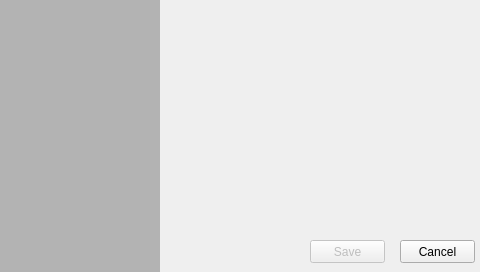
<?xml version="1.0" encoding="UTF-8"?>
<ui version="4.0">
 <class>QListSaveClass</class>
 <widget class="QDialog" name="QListSaveClass">
  <property name="geometry">
   <rect>
    <x>0</x>
    <y>0</y>
    <width>480</width>
    <height>272</height>
   </rect>
  </property>
  <property name="sizePolicy">
   <sizepolicy hsizetype="Fixed" vsizetype="Fixed">
    <horstretch>0</horstretch>
    <verstretch>0</verstretch>
   </sizepolicy>
  </property>
  <property name="minimumSize">
   <size>
    <width>480</width>
    <height>272</height>
   </size>
  </property>
  <property name="maximumSize">
   <size>
    <width>480</width>
    <height>272</height>
   </size>
  </property>
  <property name="windowTitle">
   <string>Save File</string>
  </property>
  <widget class="QLabel" name="pic1Label">
   <property name="geometry">
    <rect>
     <x>0</x>
     <y>0</y>
     <width>480</width>
     <height>272</height>
    </rect>
   </property>
   <property name="sizePolicy">
    <sizepolicy hsizetype="Fixed" vsizetype="Fixed">
     <horstretch>0</horstretch>
     <verstretch>0</verstretch>
    </sizepolicy>
   </property>
   <property name="minimumSize">
    <size>
     <width>480</width>
     <height>272</height>
    </size>
   </property>
   <property name="maximumSize">
    <size>
     <width>480</width>
     <height>272</height>
    </size>
   </property>
   <property name="contextMenuPolicy">
    <enum>Qt::DefaultContextMenu</enum>
   </property>
   <property name="text">
    <string/>
   </property>
   <property name="pixmap">
    <pixmap resource="pcsp.qrc">:/../../Resources/Resources/pic1.png</pixmap>
   </property>
  </widget>
  <widget class="QListWidget" name="icon0List">
   <property name="geometry">
    <rect>
     <x>0</x>
     <y>0</y>
     <width>160</width>
     <height>272</height>
    </rect>
   </property>
   <property name="sizePolicy">
    <sizepolicy hsizetype="Preferred" vsizetype="Maximum">
     <horstretch>0</horstretch>
     <verstretch>0</verstretch>
    </sizepolicy>
   </property>
   <property name="minimumSize">
    <size>
     <width>160</width>
     <height>272</height>
    </size>
   </property>
   <property name="maximumSize">
    <size>
     <width>160</width>
     <height>272</height>
    </size>
   </property>
   <property name="palette">
    <palette>
     <active>
      <colorrole role="Base">
       <brush brushstyle="SolidPattern">
        <color alpha="64">
         <red>0</red>
         <green>0</green>
         <blue>0</blue>
        </color>
       </brush>
      </colorrole>
     </active>
     <inactive>
      <colorrole role="Base">
       <brush brushstyle="SolidPattern">
        <color alpha="64">
         <red>0</red>
         <green>0</green>
         <blue>0</blue>
        </color>
       </brush>
      </colorrole>
     </inactive>
     <disabled>
      <colorrole role="Base">
       <brush brushstyle="SolidPattern">
        <color alpha="255">
         <red>240</red>
         <green>240</green>
         <blue>240</blue>
        </color>
       </brush>
      </colorrole>
     </disabled>
    </palette>
   </property>
   <property name="frameShape">
    <enum>QFrame::NoFrame</enum>
   </property>
   <property name="frameShadow">
    <enum>QFrame::Raised</enum>
   </property>
   <property name="lineWidth">
    <number>0</number>
   </property>
   <property name="verticalScrollBarPolicy">
    <enum>Qt::ScrollBarAlwaysOff</enum>
   </property>
   <property name="horizontalScrollBarPolicy">
    <enum>Qt::ScrollBarAlwaysOff</enum>
   </property>
   <property name="autoScrollMargin">
    <number>82</number>
   </property>
   <property name="showDropIndicator" stdset="0">
    <bool>false</bool>
   </property>
   <property name="iconSize">
    <size>
     <width>144</width>
     <height>80</height>
    </size>
   </property>
   <property name="textElideMode">
    <enum>Qt::ElideNone</enum>
   </property>
   <property name="verticalScrollMode">
    <enum>QAbstractItemView::ScrollPerPixel</enum>
   </property>
   <property name="horizontalScrollMode">
    <enum>QAbstractItemView::ScrollPerPixel</enum>
   </property>
   <property name="layoutMode">
    <enum>QListView::Batched</enum>
   </property>
   <property name="spacing">
    <number>4</number>
   </property>
   <property name="viewMode">
    <enum>QListView::IconMode</enum>
   </property>
   <property name="uniformItemSizes">
    <bool>true</bool>
   </property>
   <property name="batchSize">
    <number>6</number>
   </property>
  </widget>
  <widget class="QPushButton" name="saveButton">
   <property name="enabled">
    <bool>false</bool>
   </property>
   <property name="geometry">
    <rect>
     <x>310</x>
     <y>240</y>
     <width>75</width>
     <height>23</height>
    </rect>
   </property>
   <property name="text">
    <string>Save</string>
   </property>
  </widget>
  <widget class="QPushButton" name="cancelButton">
   <property name="geometry">
    <rect>
     <x>400</x>
     <y>240</y>
     <width>75</width>
     <height>23</height>
    </rect>
   </property>
   <property name="text">
    <string>Cancel</string>
   </property>
  </widget>
  <widget class="QLabel" name="descLabel">
   <property name="geometry">
    <rect>
     <x>230</x>
     <y>70</y>
     <width>181</width>
     <height>81</height>
    </rect>
   </property>
   <property name="text">
    <string/>
   </property>
  </widget>
 </widget>
 <layoutdefault spacing="6" margin="11"/>
 <resources>
  <include location="../../../pcsp-xmb/src/qt4/qpcspxmb.qrc"/>
  <include location="pcsp.qrc"/>
  <include location="../../../pcsp-xmb/src/qt4/qpcspxmb.qrc"/>
 </resources>
 <connections>
  <connection>
   <sender>icon0List</sender>
   <signal>itemClicked(QListWidgetItem*)</signal>
   <receiver>QListSaveClass</receiver>
   <slot>displayPic(QListWidgetItem*)</slot>
   <hints>
    <hint type="sourcelabel">
     <x>125</x>
     <y>219</y>
    </hint>
    <hint type="destinationlabel">
     <x>207</x>
     <y>297</y>
    </hint>
   </hints>
  </connection>
  <connection>
   <sender>icon0List</sender>
   <signal>itemClicked(QListWidgetItem*)</signal>
   <receiver>QListSaveClass</receiver>
   <slot>displayDesc(QListWidgetItem*)</slot>
   <hints>
    <hint type="sourcelabel">
     <x>136</x>
     <y>226</y>
    </hint>
    <hint type="destinationlabel">
     <x>228</x>
     <y>320</y>
    </hint>
   </hints>
  </connection>
  <connection>
   <sender>saveButton</sender>
   <signal>clicked(bool)</signal>
   <receiver>QListSaveClass</receiver>
   <slot>saveAction()</slot>
   <hints>
    <hint type="sourcelabel">
     <x>358</x>
     <y>253</y>
    </hint>
    <hint type="destinationlabel">
     <x>365</x>
     <y>300</y>
    </hint>
   </hints>
  </connection>
  <connection>
   <sender>cancelButton</sender>
   <signal>clicked(bool)</signal>
   <receiver>QListSaveClass</receiver>
   <slot>cancelAction()</slot>
   <hints>
    <hint type="sourcelabel">
     <x>429</x>
     <y>254</y>
    </hint>
    <hint type="destinationlabel">
     <x>427</x>
     <y>276</y>
    </hint>
   </hints>
  </connection>
 </connections>
 <slots>
  <slot>displayPic(QListWidgetItem*)</slot>
  <slot>displayDesc(QListWidgetItem*)</slot>
  <slot>saveAction()</slot>
  <slot>cancelAction()</slot>
 </slots>
</ui>
